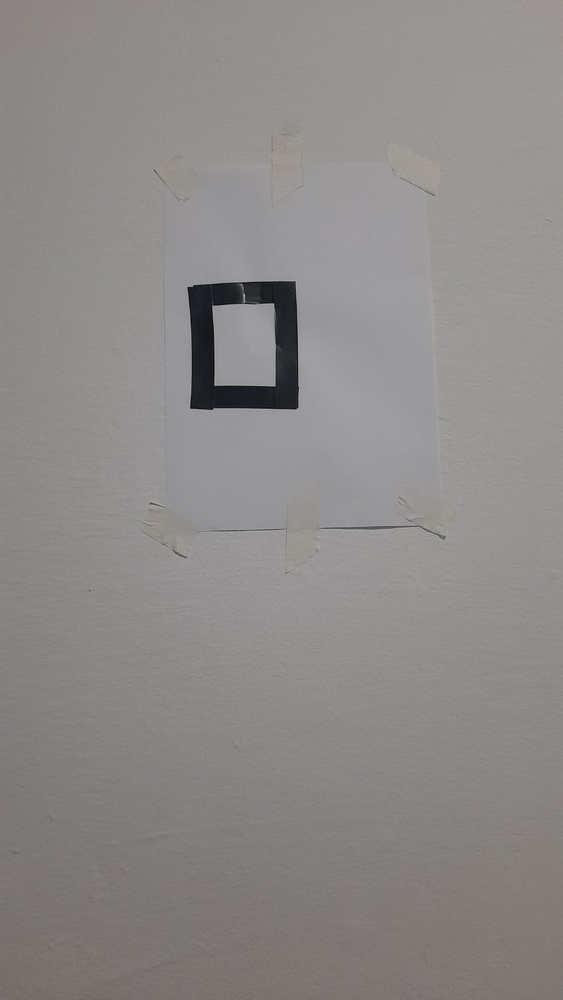
#> input picture Figura_teste.jpeg, 563 x 1000 px, shrunk from 901 x 1600 before the run, given in place of video, which was not available
$ python Par_fita.py
#> lines starting #> are read from the running program, lines starting #| are printed output that depends on the picture; after the words box and inside, x2 and y2 are one past the last pixel; in counts of white or black regions, pixels touching at a corner belong together; pictures that were not available may be replaced by others from this repository, and a replacement may not be noted
import cv2
import numpy as np

# [14 lines of commented-out code are left out]
def process_image(image):
    # Converte para escala de cinza
    gray = cv2.cvtColor(image, cv2.COLOR_BGR2GRAY)

    # Aplicar threshold para isolar a fita preta (áreas escuras)
    _, thresh = cv2.threshold(gray, 50, 255, cv2.THRESH_BINARY_INV)

    # Detectar bordas usando Canny
    edges = cv2.Canny(thresh, 50, 150)

    return edges, thresh

def detect_black_edges(image):
    # Converter a imagem para tons de cinza
    gray2 = cv2.cvtColor(image, cv2.COLOR_BGR2GRAY)

    # Aplicar suavização para reduzir ruído
    blurred2 = cv2.GaussianBlur(gray2, (5, 5), 0)

    # Detectar as bordas usando Canny
    edges2 = cv2.Canny(blurred2, 50, 150)

    # Encontrar os contornos
    contours, _ = cv2.findContours(edges2, cv2.RETR_EXTERNAL, cv2.CHAIN_APPROX_SIMPLE)

    return contours

# 3. Função para calcular área e perímetro
def calculate_area_perimeter(edges, threshold_image, tape_width_meters=0.02):
    # Encontrar contornos na imagem
    contours, _ = cv2.findContours(edges, cv2.RETR_EXTERNAL, cv2.CHAIN_APPROX_SIMPLE)

    if contours:
        # Assumindo que o maior contorno é a figura
        contour = max(contours, key=cv2.contourArea)

        # Calcular área e perímetro em pixels
        area_pixels = cv2.contourArea(contour)
        perimeter_pixels = cv2.arcLength(contour, True)

        # Calcular a grossura da fita (em pixels)
        mask = np.zeros(edges.shape, np.uint8)
        cv2.drawContours(mask, [contour], -1, 255, thickness=cv2.FILLED)

        # Encontrando a largura média da fita preta (as linhas que formam a figura)
        tape_pixel_widths = []

        for i in range(0, edges.shape[0], 10):  # Salta alguns pixels para melhorar a performance
            for j in range(0, edges.shape[1], 10):
                if threshold_image[i, j] == 255:  # Apenas considera áreas brancas (onde tem fita preta)
                    local_width = cv2.countNonZero(edges[i-5:i+5, j-5:j+5])
                    if local_width > 0:
                        tape_pixel_widths.append(local_width)

        if tape_pixel_widths:
            # Tira a média das larguras da fita em pixels
            avg_tape_pixel_width = np.mean(tape_pixel_widths)

            # Relação metros/pixel
            meters_per_pixel = tape_width_meters / avg_tape_pixel_width

            # Calcular área e perímetro em metros
            area_meters = area_pixels * (meters_per_pixel ** 2)
            perimeter_meters = perimeter_pixels * meters_per_pixel

            return area_meters, perimeter_meters, avg_tape_pixel_width
        else:
            print("Não foi possível calcular a largura da fita.")
            return None, None, None
    else:
        return None, None, None

# Função principal
def main():

    while True:# Captura a imagem da câmera
        camera_url = "http://192.168.1.6:4747/video"
        cap = cv2.VideoCapture(camera_url)

        while True:
        # Captura a imagem da câmera
            ret, image = cap.read()
#> image is the input picture: shape (1000, 563, 3); mean B, G, R 136.6, 138.2, 141
            if not ret:
                print("Falha ao capturar frame")
                break
            contours = detect_black_edges(image)
#> in detect_black_edges, `edges2 = cv2.Canny(blurred2, 50, 150)`:
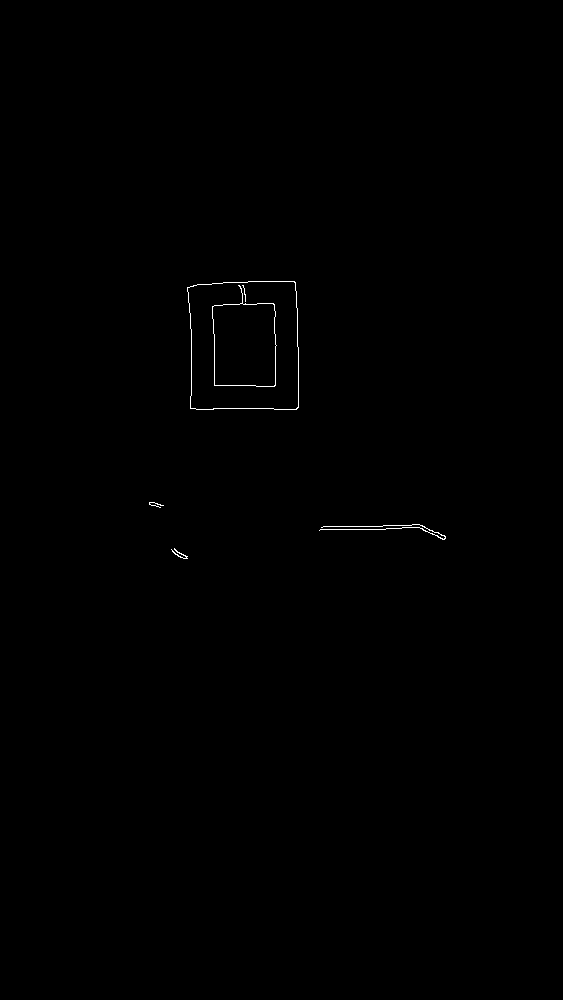
#> edges2: shape (1000, 563); 0.2% white in thin lines or dots, all inside (x1, y1, x2, y2) = (149, 281, 446, 559)
#> in detect_black_edges, `contours, _ = cv2.findContours(edges2, cv2.RETR_EXTERNAL, cv2.CHAIN_AP..`: contours = 4 contours, 3 with area under 20; largest, box (x1, y1, x2, y2) and area: (187, 281, 299, 410) 13513
            largest_contour = max(contours, key=cv2.contourArea)
#> largest_contour = contour of 40 points, box (x1, y1, x2, y2) (187, 281, 299, 410), area 13513
        # Processa a imagem para detectar a fita preta
            edges, thresh = process_image(image)
#> in process_image, `_, thresh = cv2.threshold(gray, 50, 255, cv2.THRESH_BINARY_INV)`:
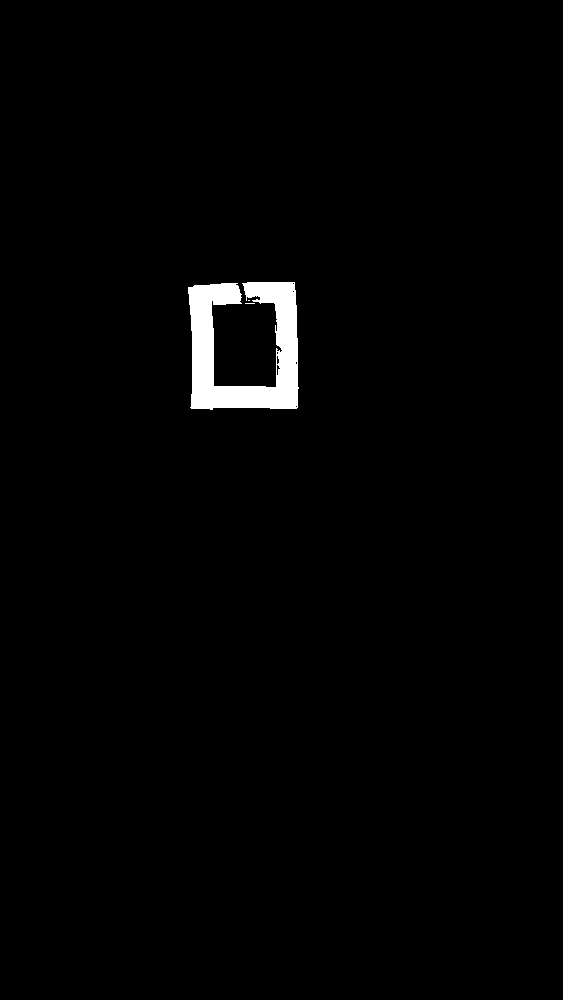
#> thresh: shape (1000, 563); 1.4% white; 3 white regions (2 under 20 px), largest, box (x1, y1, x2, y2) and area: (188, 282, 299, 410) 7975
#> in process_image, `edges = cv2.Canny(thresh, 50, 150)`:
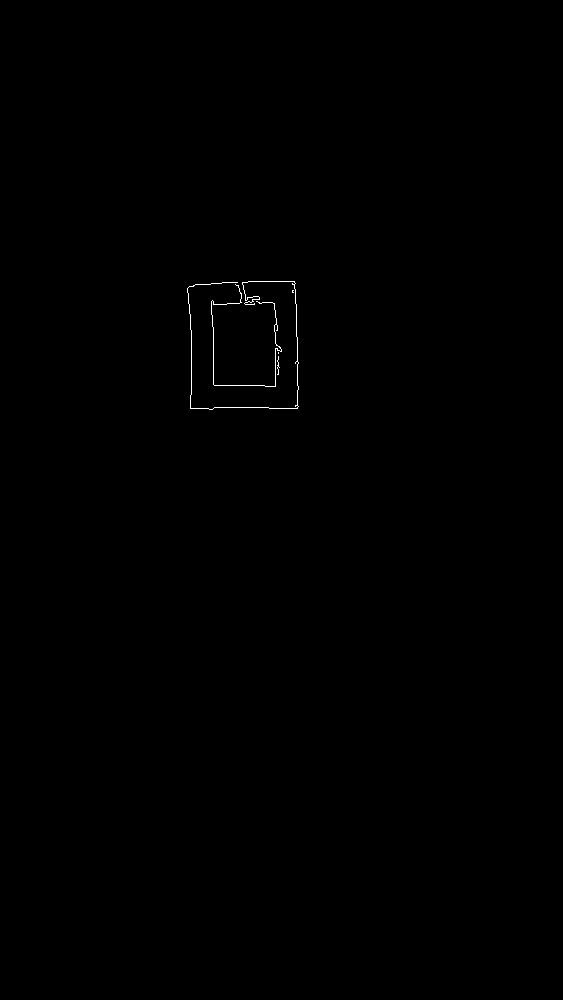
#> edges: shape (1000, 563); 0.16% white in thin lines or dots, all inside (x1, y1, x2, y2) = (187, 281, 299, 410)

        # Calcula a área e o perímetro da figura
            area, perimeter, avg_tape_pixel_width = calculate_area_perimeter(edges, thresh)
#> in calculate_area_perimeter, `contours, _ = cv2.findContours(edges, cv2.RETR_EXTERNAL, cv2.CHAIN_APP..`: contours = 5 contours, all with area under 20
#> in calculate_area_perimeter, `contour = max(contours, key=cv2.contourArea)`: contour = contour of 122 points, box (x1, y1, x2, y2) (211, 284, 282, 387), area 10
#> in calculate_area_perimeter, `area_pixels = cv2.contourArea(contour)`: area_pixels = 9.5
#> in calculate_area_perimeter, `perimeter_pixels = cv2.arcLength(contour, True)`: perimeter_pixels = 654.8
#> in calculate_area_perimeter, `cv2.drawContours(mask, [contour], -1, 255, thickness=cv2.FILLED)`:
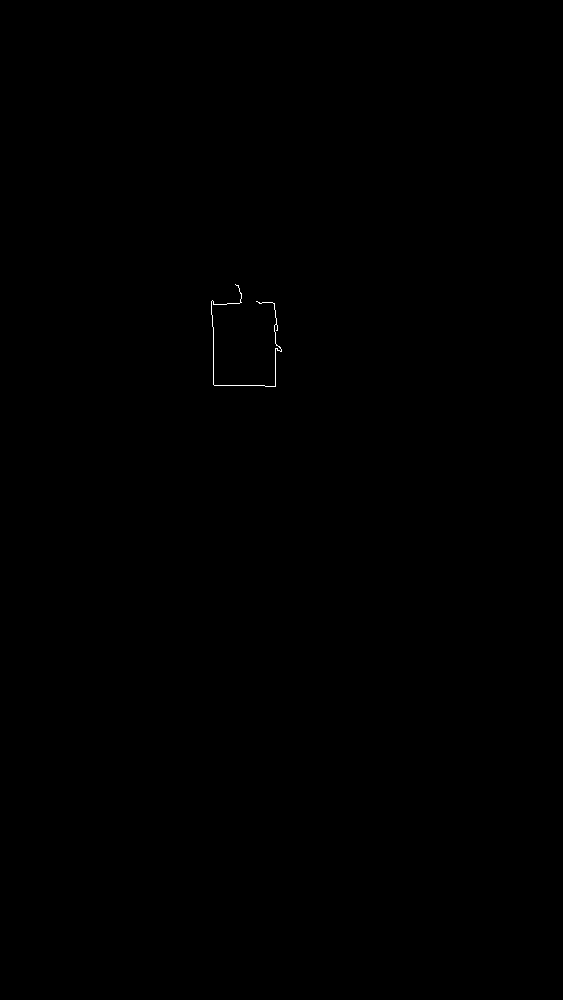
#> mask: shape (1000, 563); 0.06% white in thin lines or dots, all inside (x1, y1, x2, y2) = (211, 284, 282, 387)
#> after the loop in calculate_area_perimeter, `for i in range(0, edges.shape[0], 10):`: tape_pixel_widths = 34 values, max 23 at index 23, min 1 at index 1, mean 10.38
#> in calculate_area_perimeter, `avg_tape_pixel_width = np.mean(tape_pixel_widths)`: avg_tape_pixel_width = 10.38
#> in calculate_area_perimeter, `meters_per_pixel = tape_width_meters / avg_tape_pixel_width`: meters_per_pixel = 0.00193
#> in calculate_area_perimeter, `area_meters = area_pixels * (meters_per_pixel ** 2)`: area_meters = 3.53e-05
#> in calculate_area_perimeter, `perimeter_meters = perimeter_pixels * meters_per_pixel`: perimeter_meters = 1.26
#> area = 3.53e-05; perimeter = 1.26; avg_tape_pixel_width = 10.38

            if area is not None and perimeter is not None:
                print(f"Área: {area:.4f} metros quadrados")
#| Área: 0.0000 metros quadrados
                print(f"Perímetro: {perimeter:.4f} metros")
#| Perímetro: 1.2613 metros
                print(f"Largura média da fita em pixels: {avg_tape_pixel_width:.2f}")
#| Largura média da fita em pixels: 10.38
            else:
                print("Nenhuma figura detectada.")

        # Desenha os contornos na imagem original
        cv2.drawContours(image, [largest_contour], -1, (0, 255, 0), 2)

        # Mostra a imagem com os contornos
        cv2.imshow('Imagem com Contornos', image)

        # Mostra a imagem original
        cv2.imshow('Imagem Original', image)
        if cv2.waitKey(30) & 0xFF == ord('q'):
            break

    cap.release()
    cv2.destroyAllWindows()

if __name__ == "__main__":
    main()
